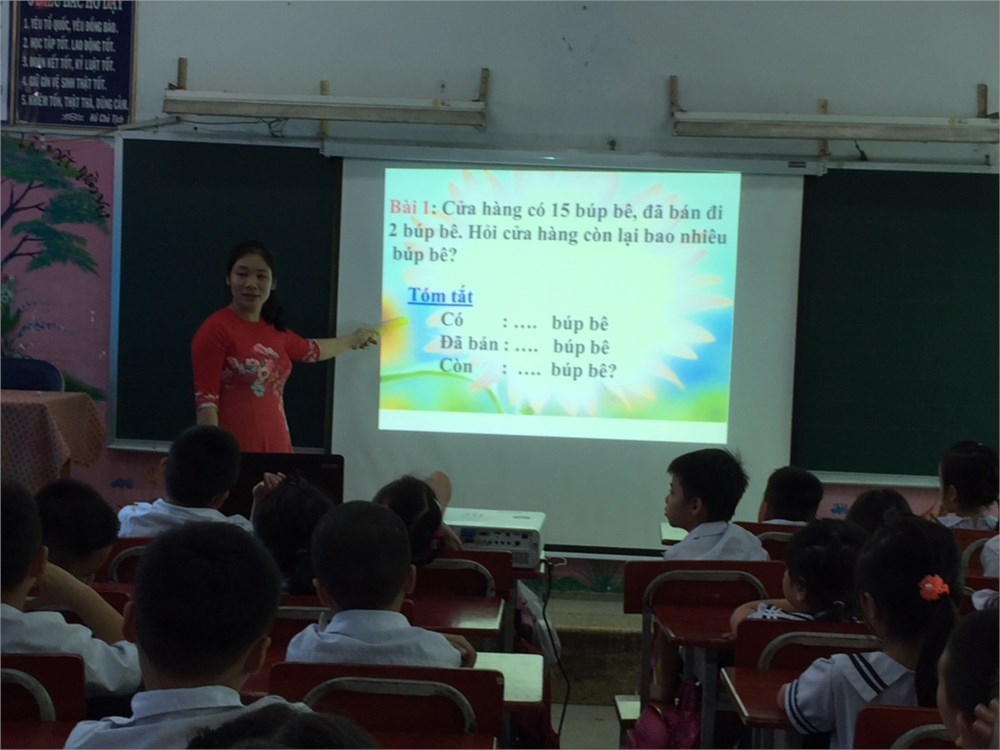
#> input picture test-data/1.jpg, 1000 x 750 px
$ python houghline.py --image test-data/1.jpg
#> lines starting #> are read from the running program, lines starting #| are printed output that depends on the picture; after the words box and inside, x2 and y2 are one past the last pixel; in counts of white or black regions, pixels touching at a corner belong together
from transform import four_point_transform
from skimage.filters import threshold_local
import numpy as np
import argparse
import cv2
import imutils

# construct the argument parser and parse the arguments
ap = argparse.ArgumentParser()
ap.add_argument("-i", "--image", required = False,
				default=r"F:\SZU-Prj\jiaonang\2019_310_capsule_prj\document-scaner\faildata\17.jpg")
args = vars(ap.parse_args())

# load the image and compute the ratio of the old height
# to the new height, clone it, and resize it
image = cv2.imread(args["image"])
#> image is the input picture: shape (750, 1000, 3); mean B, G, R 76.5, 78.6, 66.5
ratio = image.shape[0] / 500.0
#> ratio = 1.5
orig = image.copy()
image = imutils.resize(image, height = 500)
#> image: shape (500, 666, 3)

meanimage = cv2.pyrMeanShiftFiltering(image, 5, 10, termcrit=(cv2.TERM_CRITERIA_MAX_ITER+cv2.TERM_CRITERIA_EPS, 5, 1))
img = cv2.GaussianBlur(meanimage,(3,3),0)
edges = cv2.Canny(img, 50, 150, apertureSize = 3)
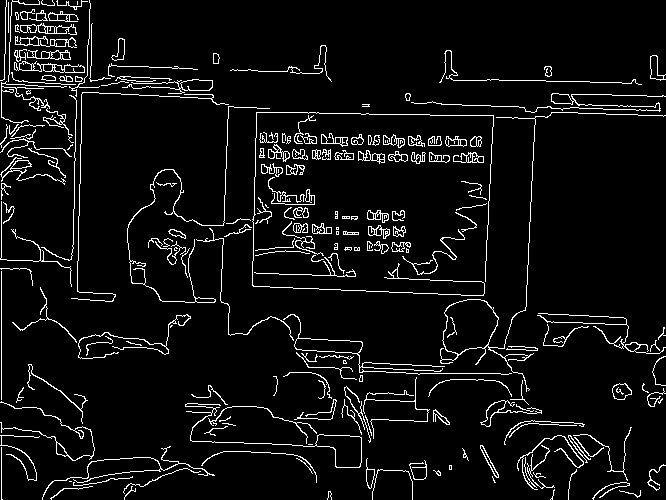
#> edges: shape (500, 666); 6% white in thin lines or dots
lines = cv2.HoughLines(edges,1,np.pi/180,118) #这里对最后一个参数使用了经验型的值
#> lines = 28 rows, first 8: [1, 0], [107, 1.59], [62, 1.61], [80, 1.57], [147, 1.59], [80, 1.62], [87, 1.61], [84, 1.59]
result = img.copy()
for line in lines:
	rho = line[0][0]  #第一个元素是距离rho
	theta= line[0][1] #第二个元素是角度theta
	print (rho)
	print (theta)
	if  (theta < (np.pi/4. )) or (theta > (3.*np.pi/4.0)): #垂直直线
		pt1 = (int(rho/np.cos(theta)),0)               #该直线与第一行的交点
		#该直线与最后一行的焦点
		pt2 = (int((rho-result.shape[0]*np.sin(theta))/np.cos(theta)),result.shape[0])
		cv2.line( result, pt1, pt2, (255))             # 绘制一条白线
	else:                                                  #水平直线
		pt1 = (0,int(rho/np.sin(theta)))               # 该直线与第一列的交点
		#该直线与最后一列的交点
		pt2 = (result.shape[1], int((rho-result.shape[1]*np.cos(theta))/np.sin(theta)))
		cv2.line(result, pt1, pt2, (255), 1)           # 绘制一条直线
#> this loop made 28 passes
#> (rho, theta, pt1, pt2) on passes 2 to 13: (107, 1.59, (0, 107), (666, 118)), (62, 1.61, (0, 62), (666, 85)), (80, 1.57, (0, 80), (666, 80)), (147, 1.59, (0, 147), (666, 158)), (80, 1.62, (0, 80), (666, 115)), (87, 1.61, (0, 87), (666, 110)), (84, 1.59, (0, 84), (666, 95)), (71, 1.59, (0, 71), (666, 82)), (264, 1.61, (0, 264), (666, 287)), (77, 0.0175, (77, 0), (68, 500)), (278, 1.61, (0, 278), (666, 301)), (231, 0.0349, (231, 0), (213, 500))
#> (rho, theta, pt2) on pass 1: (1, 0, (1, 500))
#> (printed output is left out)
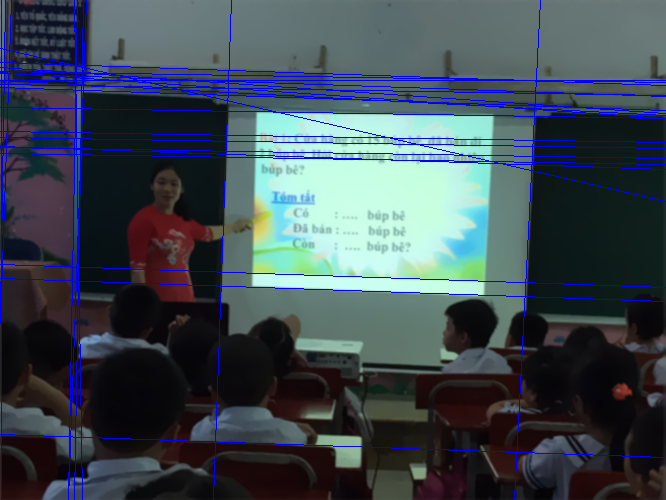
#> result: shape (500, 666, 3); mean B, G, R 84.6, 74.7, 63.3

cv2.imshow('Canny', edges )
cv2.imshow('Result', result)
cv2.waitKey(0)
cv2.destroyAllWindows()

$ run again, on test-data/39.bmp
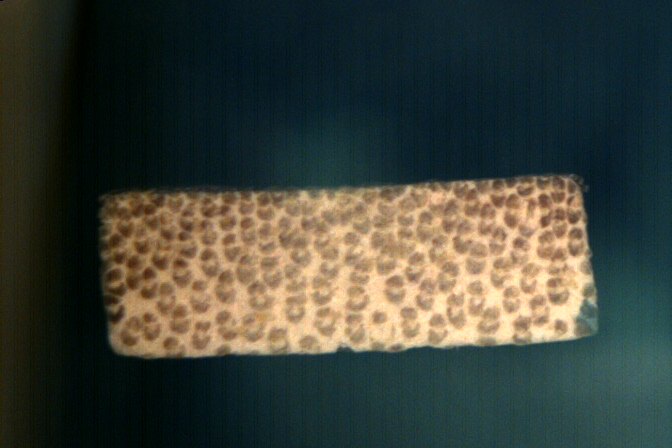
#> input picture test-data/39.bmp, 672 x 448 px
#> image is the input picture: shape (448, 672, 3); mean B, G, R 57.4, 66.3, 61.5
#> image: shape (500, 750, 3)
#> `edges = cv2.Canny(img, 50, 150, apertureSize = 3)`:
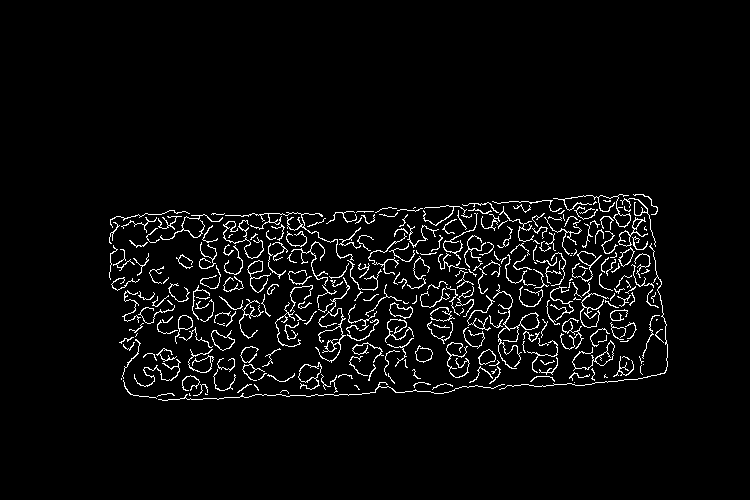
#> edges: shape (500, 750); 3.9% white in thin lines or dots, all inside (x1, y1, x2, y2) = (109, 194, 668, 401)
#> lines = [[218, 1.55], [228, 1.52], [405, 1.54], [237, 1.5], [223, 1.54], [331, 1.38], [197, 1.68], [398, 1.33], [301, 1.62], [174, 1.76]]
#> the loop `for line in lines:` made 10 passes
#> (rho, theta, pt1, pt2) on passes 1 to 8: (218, 1.55, (0, 218), (750, 204)), (228, 1.52, (0, 228), (750, 189)), (405, 1.54, (0, 405), (750, 379)), (237, 1.5, (0, 237), (750, 185)), (223, 1.54, (0, 223), (750, 196)), (331, 1.38, (0, 337), (750, 191)), (197, 1.68, (0, 198), (750, 276)), (398, 1.33, (0, 410), (750, 223))
#> (printed output is left out)
#> after the loop `for line in lines:`:
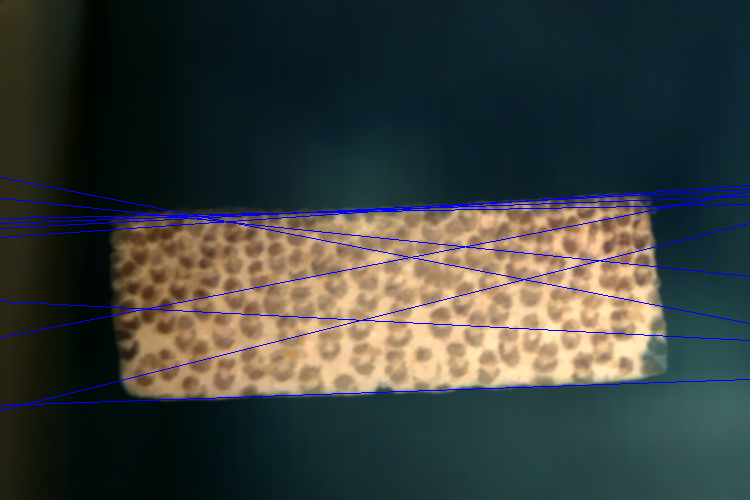
#> result: shape (500, 750, 3); mean B, G, R 60.9, 64.5, 59.5
